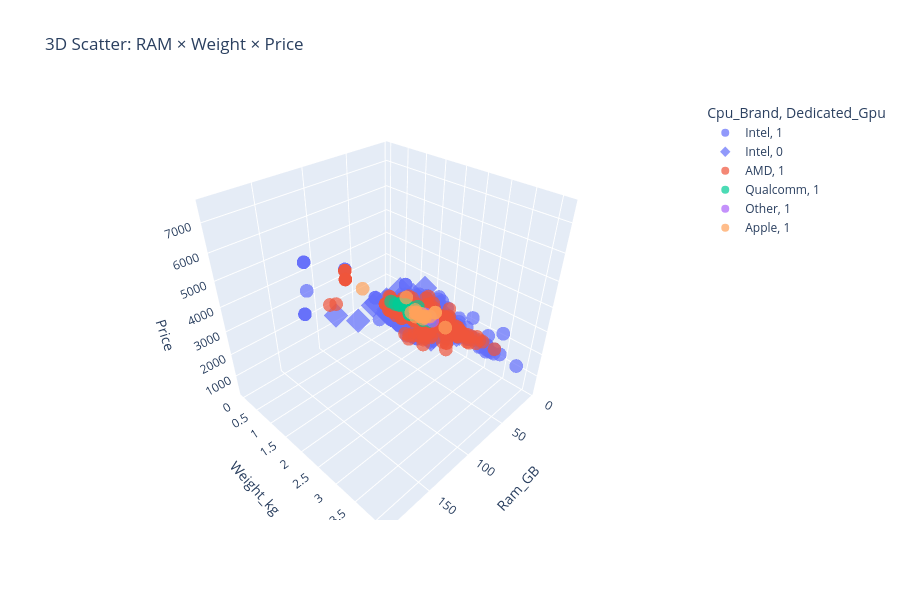

The cell this chart's notebook holds for it:
### Code cell
# 5.3 3D Scatter — RAM / Weight / Price
fig = px.scatter_3d(df, x='Ram_GB', y='Weight_kg', z='Price',
                    color='Cpu_Brand', symbol='Dedicated_Gpu',
                    hover_name='Company',
                    hover_data=['TypeName', 'OpSys'],
                    title='3D Scatter: RAM × Weight × Price',
                    opacity=0.7)
fig.update_layout(height=600)
fig.show()

### Figure 1 — Plotly figure (JSON) as saved in the notebook; plotly's stock layout.template omitted (floating-point values rounded to 4 significant figures; data arrays with more than 128 entries replaced by an {"elided": "..."} marker saying what was removed)
{"data": [{"customdata": {"elided": "458x2 str values"}, "hovertemplate": "<b>%{hovertext}</b><br><br>Cpu_Brand=Intel<br>Dedicated_Gpu=1<br>Ram_GB=%{x}<br>Weight_kg=%{y}<br>Price=%{z}<br>TypeName=%{customdata[0]}<br>OpSys=%{customdata[1]}<extra></extra>", "hovertext": {"elided": "458 str values"}, "legendgroup": "Intel, 1", "marker": {"color": "#636efa", "opacity": 0.7, "symbol": "circle"}, "mode": "markers", "name": "Intel, 1", "scene": "scene", "showlegend": true, "type": "scatter3d", "x": {"elided": "458 float values"}, "y": {"elided": "458 float values"}, "z": {"elided": "458 float values"}}, {"customdata": {"elided": "616x2 str values"}, "hovertemplate": "<b>%{hovertext}</b><br><br>Cpu_Brand=Intel<br>Dedicated_Gpu=0<br>Ram_GB=%{x}<br>Weight_kg=%{y}<br>Price=%{z}<br>TypeName=%{customdata[0]}<br>OpSys=%{customdata[1]}<extra></extra>", "hovertext": {"elided": "616 str values"}, "legendgroup": "Intel, 0", "marker": {"color": "#636efa", "opacity": 0.7, "symbol": "diamond"}, "mode": "markers", "name": "Intel, 0", "scene": "scene", "showlegend": true, "type": "scatter3d", "x": {"elided": "616 float values"}, "y": {"elided": "616 float values"}, "z": {"elided": "616 float values"}}, {"customdata": {"elided": "427x2 str values"}, "hovertemplate": "<b>%{hovertext}</b><br><br>Cpu_Brand=AMD<br>Dedicated_Gpu=1<br>Ram_GB=%{x}<br>Weight_kg=%{y}<br>Price=%{z}<br>TypeName=%{customdata[0]}<br>OpSys=%{customdata[1]}<extra></extra>", "hovertext": {"elided": "427 str values"}, "legendgroup": "AMD, 1", "marker": {"color": "#EF553B", "opacity": 0.7, "symbol": "circle"}, "mode": "markers", "name": "AMD, 1", "scene": "scene", "showlegend": true, "type": "scatter3d", "x": {"elided": "427 float values"}, "y": {"elided": "427 float values"}, "z": {"elided": "427 float values"}}, {"customdata": [["HP Fortis 11 G9 Q Chromebook (11.6\")", "Chrome OS"], ["Samsung Galaxy Book5 Edge (15.6\")", "Windows"], ["Lenovo IdeaPad Slim 5x", "Windows"], ["Microsoft Surface Laptop", "Windows"], ["Microsoft Surface Pro 11", "Windows"], ["Microsoft Surface Laptop 7", "Windows"], ["Microsoft Surface Laptop", "Windows"], ["Microsoft Surface Pro", "Windows"], ["Microsoft Surface Laptop 7", "Windows"], ["Microsoft Surface Pro", "Windows"], ["Microsoft Surface Laptop 7", "Windows"], ["Lenovo IdeaPad 5x 2-in-1", "Windows"], ["Lenovo Yoga Slim 7", "Windows"], ["HP EliteBook Ultra 14 G1q", "Windows"], ["HP EliteBook 6 G1q", "Windows"], ["Microsoft Surface Pro 11", "Windows"], ["Lenovo Yoga Slim 7", "Windows"], ["Microsoft Surface Laptop", "Windows"], ["Lenovo Yoga Slim 7", "Windows"], ["Dell Inspiron 14 5441", "Windows"], ["ASUS Vivobook 14", "Windows"], ["Microsoft Surface Pro 11", "Windows"], ["Lenovo IdeaPad Slim 3x", "Windows"], ["ASUS Zenbook A14", "Windows"], ["ASUS Vivobook S16 (S3607QA)", "Windows"], ["ASUS Zenbook A16 (UX3607)", "Windows"], ["Dell Inspiron 14 5441", "Windows"], ["HP OmniBook 5", "Windows"], ["HP OmniBook 5", "Windows"], ["Dell Latitude 14 7455", "Windows"], ["Dell Latitude 14 7455", "Windows"], ["Lenovo Yoga Slim 7", "Windows"]], "hovertemplate": "<b>%{hovertext}</b><br><br>Cpu_Brand=Qualcomm<br>Dedicated_Gpu=1<br>Ram_GB=%{x}<br>Weight_kg=%{y}<br>Price=%{z}<br>TypeName=%{customdata[0]}<br>OpSys=%{customdata[1]}<extra></extra>", "hovertext": ["HP", "Samsung", "Lenovo", "Microsoft", "Microsoft", "Microsoft", "Microsoft", "Microsoft", "Microsoft", "Microsoft", "Microsoft", "Lenovo", "Lenovo", "HP", "HP", "Microsoft", "Lenovo", "Microsoft", "Lenovo", "Dell", "ASUS", "Microsoft", "Lenovo", "ASUS", "ASUS", "ASUS", "Dell", "HP", "HP", "Dell", "Dell", "Lenovo"], "legendgroup": "Qualcomm, 1", "marker": {"color": "#00cc96", "opacity": 0.7, "symbol": "circle"}, "mode": "markers", "name": "Qualcomm, 1", "scene": "scene", "showlegend": true, "type": "scatter3d", "x": [8.0, 16.0, 32.0, 16.0, 16.0, 16.0, 24.0, 16.0, 32.0, 16.0, 16.0, 16.0, 16.0, 32.0, 32.0, 16.0, 32.0, 16.0, 16.0, 16.0, 16.0, 16.0, 16.0, 32.0, 32.0, 48.0, 16.0, 16.0, 16.0, 16.0, 16.0, 16.0], "y": [1.28, 1.66, 1.41, 1.22, 0.9, 1.34, 1.22, 0.69, 1.34, 0.69, 1.34, 1.49, 1.28, 1.34, 1.43, 0.9, 1.28, 1.22, 1.28, 1.49, 1.49, 0.9, 1.5, 0.9, 1.74, 1.1, 1.49, 1.59, 1.59, 1.44, 1.44, 1.28], "z": [1128.0, 1459.0, 1868.0, 1481.0, 1579.0, 1603.0, 1739.0, 1400.0, 1825.0, 1451.0, 1454.0, 1511.0, 1824.0, 1831.0, 1929.0, 1579.0, 2144.0, 1579.0, 1526.0, 1609.0, 1511.0, 1481.0, 1541.0, 1929.0, 1889.0, 2509.0, 1511.0, 1569.0, 1471.0, 1511.0, 1609.0, 1624.0]}, {"customdata": [["Lenovo Chromebook m (14\", Gen 11)", "Chrome OS"], ["Lenovo IdeaPad Slim 3 Chromebook", "Chrome OS"], ["ASUS Chromebook CM14", "Chrome OS"], ["HP Chromebook 11MK G9 EE", "Chrome OS"], ["ASUS Chromebook CM15 (CM1505)", "Chrome OS"], ["Lenovo IdeaPad Slim 3 Chromebook", "Chrome OS"]], "hovertemplate": "<b>%{hovertext}</b><br><br>Cpu_Brand=Other<br>Dedicated_Gpu=1<br>Ram_GB=%{x}<br>Weight_kg=%{y}<br>Price=%{z}<br>TypeName=%{customdata[0]}<br>OpSys=%{customdata[1]}<extra></extra>", "hovertext": ["Lenovo", "Lenovo", "ASUS", "HP", "ASUS", "Lenovo"], "legendgroup": "Other, 1", "marker": {"color": "#ab63fa", "opacity": 0.7, "symbol": "circle"}, "mode": "markers", "name": "Other, 1", "scene": "scene", "showlegend": true, "type": "scatter3d", "x": [8.0, 8.0, 4.0, 4.0, 8.0, 4.0], "y": [1.36, 1.3, 1.45, 1.34, 1.59, 1.3], "z": [1300.0, 1300.0, 1220.0, 1048.0, 1248.0, 1220.0]}, {"customdata": [["Apple MacBook Pro 16 (M5)", "macOS"], ["Apple MacBook Pro 16 (M5)", "macOS"], ["Apple MacBook Pro 16 (M5)", "macOS"], ["Apple MacBook Pro 16 (M5)", "macOS"], ["Apple MacBook Air 13 (2026)", "macOS"], ["Apple MacBook Pro 14", "macOS"], ["Apple MacBook Pro 14", "macOS"], ["Apple MacBook Pro 14", "macOS"], ["Apple MacBook Air 15", "macOS"], ["Apple MacBook Air 13", "macOS"], ["Apple MacBook Air 13", "macOS"], ["Apple MacBook Air 15", "macOS"], ["Apple MacBook Air 13", "macOS"], ["Apple MacBook Air 13", "macOS"], ["Apple MacBook Air 15", "macOS"], ["Apple MacBook Pro 14", "macOS"], ["Apple MacBook Pro 16", "macOS"], ["Apple MacBook Air 15", "macOS"], ["Apple MacBook Air 13", "macOS"], ["Apple MacBook Air 15", "macOS"]], "hovertemplate": "<b>%{hovertext}</b><br><br>Cpu_Brand=Apple<br>Dedicated_Gpu=1<br>Ram_GB=%{x}<br>Weight_kg=%{y}<br>Price=%{z}<br>TypeName=%{customdata[0]}<br>OpSys=%{customdata[1]}<extra></extra>", "hovertext": ["Apple", "Apple", "Apple", "Apple", "Apple", "Apple", "Apple", "Apple", "Apple", "Apple", "Apple", "Apple", "Apple", "Apple", "Apple", "Apple", "Apple", "Apple", "Apple", "Apple"], "legendgroup": "Apple, 1", "marker": {"color": "#FFA15A", "opacity": 0.7, "symbol": "circle"}, "mode": "markers", "name": "Apple, 1", "scene": "scene", "showlegend": true, "type": "scatter3d", "x": [36.0, 128.0, 36.0, 64.0, 32.0, 24.0, 24.0, 36.0, 16.0, 24.0, 16.0, 16.0, 8.0, 16.0, 8.0, 24.0, 18.0, 24.0, 16.0, 32.0], "y": [2.14, 2.14, 2.14, 2.14, 1.23, 1.6, 1.6, 1.6, 1.51, 1.24, 1.24, 1.51, 1.24, 1.24, 1.51, 1.6, 2.14, 1.51, 1.24, 1.51], "z": [2675.0, 5315.0, 2675.0, 3235.0, 2517.0, 1775.0, 1775.0, 2015.0, 1550.0, 1659.0, 1499.0, 1499.0, 1288.0, 1448.0, 1390.0, 1677.0, 1617.0, 1710.0, 1448.0, 2168.0]}], "layout": {"height": 600, "legend": {"title": {"text": "Cpu_Brand, Dedicated_Gpu"}, "tracegroupgap": 0}, "scene": {"domain": {"x": [0, 1], "y": [0, 1]}, "xaxis": {"title": {"text": "Ram_GB"}}, "yaxis": {"title": {"text": "Weight_kg"}}, "zaxis": {"title": {"text": "Price"}}}, "title": {"text": "3D Scatter: RAM × Weight × Price"}}}
